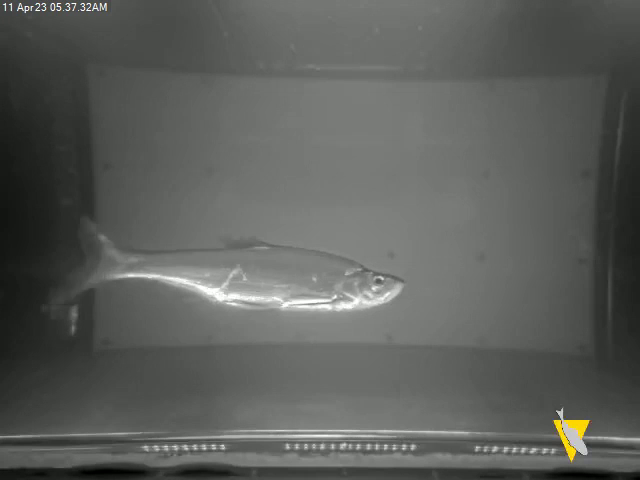
#> input picture assets/datasets_example/images/train_0.png, 640 x 480 px, found by its file name; its folder holds only this picture in this run
$ python main.py
#> lines starting #> are read from the running program, lines starting #| are printed output that depends on the picture
### od2cls/img_process/bbox2img.py
import os
import cv2

from od2cls.coco.validate import read_json

class Bbox2img:
    """
    coco annotations format 데이터의 bbox 정보를 이용하여
    분류 모델 데이터셋 확보를 위한 클래스이다.
    어노테이션을 crop 후 letterbox를 생성하여 이미지 정보를 획득할 수 있다.
    save_image 메서드를 통해 이미지를 저장할 수 있다.
    """
    def __init__(
        self,
        coco_file,
        image_dir,
        imgz = (224, 224),
        output_dir = "./objects",
        data = []
    ):
        self.coco_file = coco_file
        self.image_dir = image_dir
        self.imgz = imgz
        self.output_dir = output_dir
        self.coco = read_json(self.coco_file)
#> (reads assets/datasets_example/new_coco.json from the repository)
        self.data = data

    def crop(
        self,
        margin = 0
        ):
        """
        컨셉에 따라 인스턴스 생성 시 필수적으로 사용해야할 메서드
        crop된 이미지의 array정보를 가진 **data**를 얻을 수 있다.

        Args:
            margin (int, optional): 마진 픽셀 수를 지정할 수 있다. Defaults to 0.
        """
#> called with margin = 100
        for anns in self.coco["annotations"] :
            image_id = anns["image_id"]                 # 이미지 고유 아이디
            x,y,width,height = map(int,anns["bbox"])    # 박스좌표
            for imgs in self.coco["images"] :
                if image_id == imgs["id"] :
                    raw_file_path = os.path.join(self.image_dir, imgs["file_name"])
                    image = cv2.imread(raw_file_path)
#> image is the input picture: shape (480, 640, 3); mean B, G, R 91.1, 94.4, 92.5

                    if image is not None :
                        new_ymin = max(y - margin, 0)
                        new_ymax = min(y + height + margin, image.shape[0])
#> new_ymax = 419
                        new_xmin = max(x - margin, 0)
                        new_xmax = min(x + width + margin, image.shape[1])
#> new_xmax = 506
                        cropped_image = image[new_ymin:new_ymax, new_xmin:new_xmax]
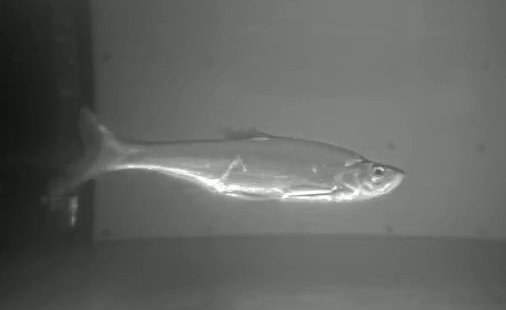
#> cropped_image: shape (310, 506, 3); mean B, G, R 97.8, 100.8, 98.8
                        new_data = {
                            "file_name" : imgs["file_name"],
                            "raw_file_path" : raw_file_path,
                            "category_id" : anns["category_id"],
                            "image_data" : cropped_image
                        }
                        self.data.append(new_data)
                    else :
                        print(f"{raw_file_path}가 존재하지 않음")

    def letterbox(
        self,
        aspect_ratio = True,
    ):
        """
        레터박스를 만들 수 있는 기본적인 코드 구현

        Args:
            aspect_ratio (bool, optional): 비율 유지 여부. Defaults to True.
        """
#> called with aspect_ratio = True
        if aspect_ratio == False:
            for i, data in enumerate(self.data):
                new_arr = cv2.resize(data["image_data"], (self.imgz[0], self.imgz[1]), interpolation=cv2.INTER_LINEAR)
                self.data[i]["image_data"] = new_arr
        elif aspect_ratio == True:
            for i, data in enumerate(self.data):
                if data["image_data"].shape[1] >= data["image_data"].shape[0]: # width 가 더 큰경우
                    ratio = self.imgz[0] / data["image_data"].shape[1]
                elif data["image_data"].shape[1] < data["image_data"].shape[0]:
                    ratio = self.imgz[1] / data["image_data"].shape[0]
                dw, dh = (int(data["image_data"].shape[1] * ratio), int(data["image_data"].shape[0] * ratio ))
                new_arr = cv2.resize(data["image_data"], (dw, dh), cv2.INTER_LINEAR)

                dw = self.imgz[0] - dw
                dh = self.imgz[1] - dh

                dw /= 2
                dh /= 2

                top, bottom = int(round(dh - 0.1)), int(round(dh + 0.1))
                left, right = int(round(dw - 0.1)), int(round(dw + 0.1))

                new_arr = cv2.copyMakeBorder(new_arr, top, bottom, left, right, cv2.BORDER_CONSTANT,
                                 value=(114, 114, 114))  # add border
                self.data[i]["image_data"] = new_arr
#> this loop made 1 pass
#> pass 1, in letterbox, `new_arr = cv2.copyMakeBorder(new_arr, top, bottom, left, right, cv2.BO..`:
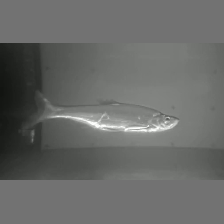
#> new_arr: shape (224, 224, 3); mean of channels 0, 1, 2 104, 105.9, 104.7; drawn as B, G, R

    @staticmethod
    def find_category_name(coco):
        """
        Args:
            coco (dict): coco annotations format

        Returns:
            cate_dict (dict): 카테고리 id와 카테고리 이름 쌍으로 된 딕셔너리
        """
        cate_dict = dict()
        for cate in coco["categories"]:
            cate_dict[cate["id"]] = cate["name"]
        return cate_dict

    def save_image(
        self,
        folder_per_class = True
    ):
        """

        Args:
            folder_per_class (bool, optional): 클래스 별 폴더를 생성하여 해당하는 폴더에 이미지를 저장. Defaults to True.
        """
        os.makedirs(self.output_dir, exist_ok= True)
        if folder_per_class == True:
            category_info = Bbox2img.find_category_name(self.coco)
            for _, v in category_info.items():
                cate_dir = os.path.join(self.output_dir, v)
                os.makedirs(cate_dir, exist_ok=True)

        for data in self.data:
            if folder_per_class == False:
                result_path = os.path.join(self.output_dir, data["file_name"])
            else:
                result_path = os.path.join(self.output_dir, category_info[data["category_id"]], data["file_name"])
            cv2.imwrite(result_path, data["image_data"])

### od2cls/coco/validate.py
# 에셋 드가면 데이터셋 ex안에 있는 이미지와 레이블이 있는데 레이블에는 쓸데없는 어노테이션이 너무많음 이미지 또한 마찬가지
#그래서 지금 존재하는 이미지 말고 다른 어노테이션과 딕셔너리 정보를 다 없애줘
import glob
import json
import copy

# [7 lines left out: function find_filename, not called in this run]

def read_json(label_path):
    with open(label_path, "r") as f:
        coco = json.load(f)
    raw_coco = copy.deepcopy(coco)

    return raw_coco

def save_json(coco, coco_dst):
    with open(coco_dst, "w") as outfile:
        json.dump(coco, outfile, indent = 4)

# [19 lines left out: function validate_coco, not called in this run]

# [9 lines that do not run on import are left out]

### main.py
from od2cls.img_process.bbox2img import Bbox2img

new_b2i = Bbox2img(
    coco_file = "C:\\Users\\admin\\Desktop\\Github\\object-detection-to-classification\\assets\\datasets_example\\new_coco.json",
    image_dir = "C:\\Users\\admin\\Desktop\\Github\\object-detection-to-classification\\assets\\datasets_example\\images",
    imgz = (224, 224)
    )
new_b2i.crop(margin = 100)
new_b2i.letterbox(aspect_ratio = True)
new_b2i.save_image(folder_per_class = True)
